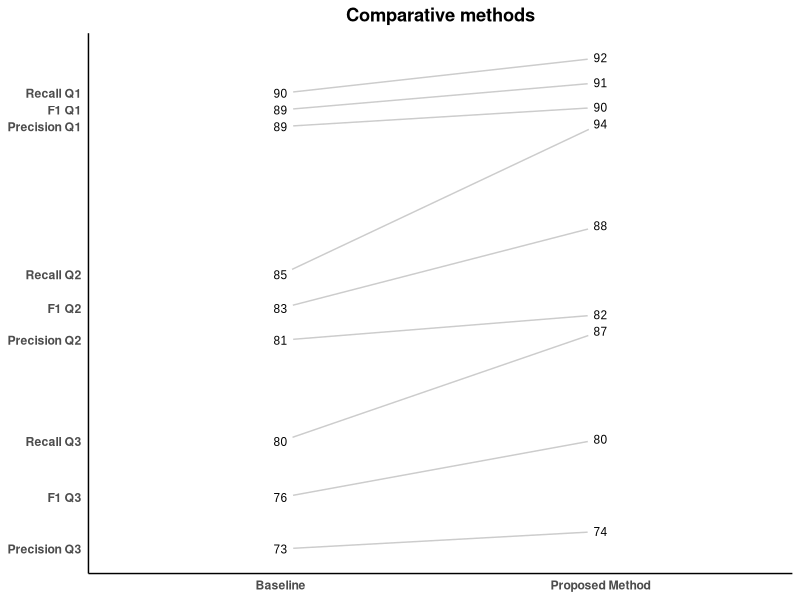

The R source for this figure:
library(dplyr)
library(ggplot2)
library(scales)
theme_set(theme_classic())
source_df <- read.csv("visualizations/results_bars.csv")

# Define functions. Source: https://github.com/jkeirstead/r-slopegraph
tufte_sort <- function(df, x="year", y="value", group="group", method="tufte", min.space=0.05) {
  ## First rename the columns for consistency
  ids <- match(c(x, y, group), names(df))
  df <- df[,ids]
  names(df) <- c("x", "y", "group")
  
  ## Expand grid to ensure every combination has a defined value
  tmp <- expand.grid(x=unique(df$x), group=unique(df$group))
  tmp <- merge(df, tmp, all.y=TRUE)
  df <- mutate(tmp, y=ifelse(is.na(y), 0, y))
  
  ## Cast into a matrix shape and arrange by first column
  require(reshape2)
  tmp <- dcast(df, group ~ x, value.var="y")
  ord <- order(tmp[,2])
  tmp <- tmp[ord,]
  
  min.space <- min.space*diff(range(tmp[,-1]))
  yshift <- numeric(nrow(tmp))
  ## Start at "bottom" row
  ## Repeat for rest of the rows until you hit the top
  for (i in 2:nrow(tmp)) {
    ## Shift subsequent row up by equal space so gap between
    ## two entries is >= minimum
    mat <- as.matrix(tmp[(i-1):i, -1])
    d.min <- min(diff(mat))
    yshift[i] <- ifelse(d.min < min.space, min.space - d.min, 0)
  }
  
  
  tmp <- cbind(tmp, yshift=cumsum(yshift))
  
  scale <- 1
  tmp <- melt(tmp, id=c("group", "yshift"), variable.name="x", value.name="y")
  ## Store these gaps in a separate variable so that they can be scaled ypos = a*yshift + y
  
  tmp <- transform(tmp, ypos=y + scale*yshift)
  return(tmp)
  
}

plot_slopegraph <- function(df) {
  ylabs <- subset(df, x==head(x,1))$group
  yvals <- subset(df, x==head(x,1))$ypos
  fontSize <- 3
  gg <- ggplot(df,aes(x=x,y=ypos)) +
    geom_line(aes(group=group),colour="grey80") +
    geom_point(colour="white",size=8) +
    geom_text(aes(label=y), size=fontSize, family="Arial") +
    scale_y_continuous(name="", breaks=yvals, labels=ylabs)
  return(gg)
}    

## Prepare data    
df <- tufte_sort(source_df, 
                 x="year", 
                 y="value", 
                 group="group", 
                 method="tufte", 
                 min.space=0.05)

df <- transform(df, 
                x=factor(x, levels=c(1,2), 
                         labels=c("Baseline","Proposed Method")), 
                y=round(y))

## Plot
plot_slopegraph(df) + labs(title="Comparative methods") + 
  theme(axis.title=element_blank(),
        axis.ticks = element_blank(),
        plot.title = element_text(hjust=0.5,
                                  face="bold"),
        axis.text = element_text(face="bold"))

